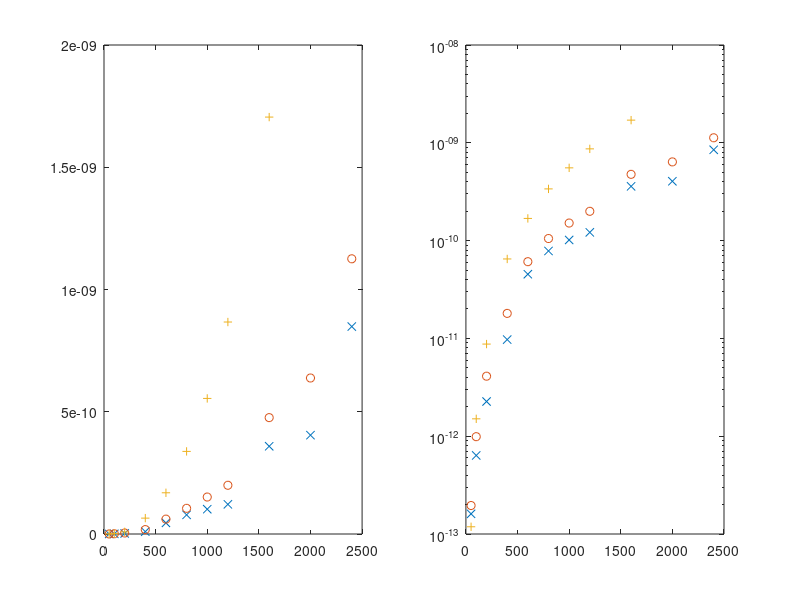

MATLAB code for this plot:
n = [50; 100; 200; 400; 600; 800; 1000; 1200; 1600; 2000; 2400];
rk_res = [1.607115e-13; 6.3571e-13; 2.2636e-12; 9.7273e-12; 4.5327e-11; 7.8354e-11; 1.0150e-10; 1.2137e-10; 3.5882e-10; 4.0422e-10; 8.4849e-10];
ek_res = [1.9556e-13; 9.8885e-13; 4.1082e-12; 1.8025e-11; 6.0872e-11; 1.0500e-10; 1.5122e-10; 1.9931e-10; 4.7599e-10; 6.3803e-10; 1.1256e-09];
nn = [50; 100; 200; 400; 600; 800; 1000; 1200; 1600];
pk_res = [1.1856e-13; 1.5054e-12; 8.7500e-12; 6.4914e-11; 1.6859e-10; 3.3783e-10; 5.5451e-10; 8.6700e-10; 1.7052e-09];

subplot(121);
plot(n, rk_res, 'x'); hold on;
plot(n, ek_res, 'o'); hold on;
plot(nn, pk_res, '+'); hold on;
subplot(122);
semilogy(n, rk_res, 'x'); hold on;
semilogy(n, ek_res, 'o'); hold on;
semilogy(nn, pk_res, '+'); hold on;